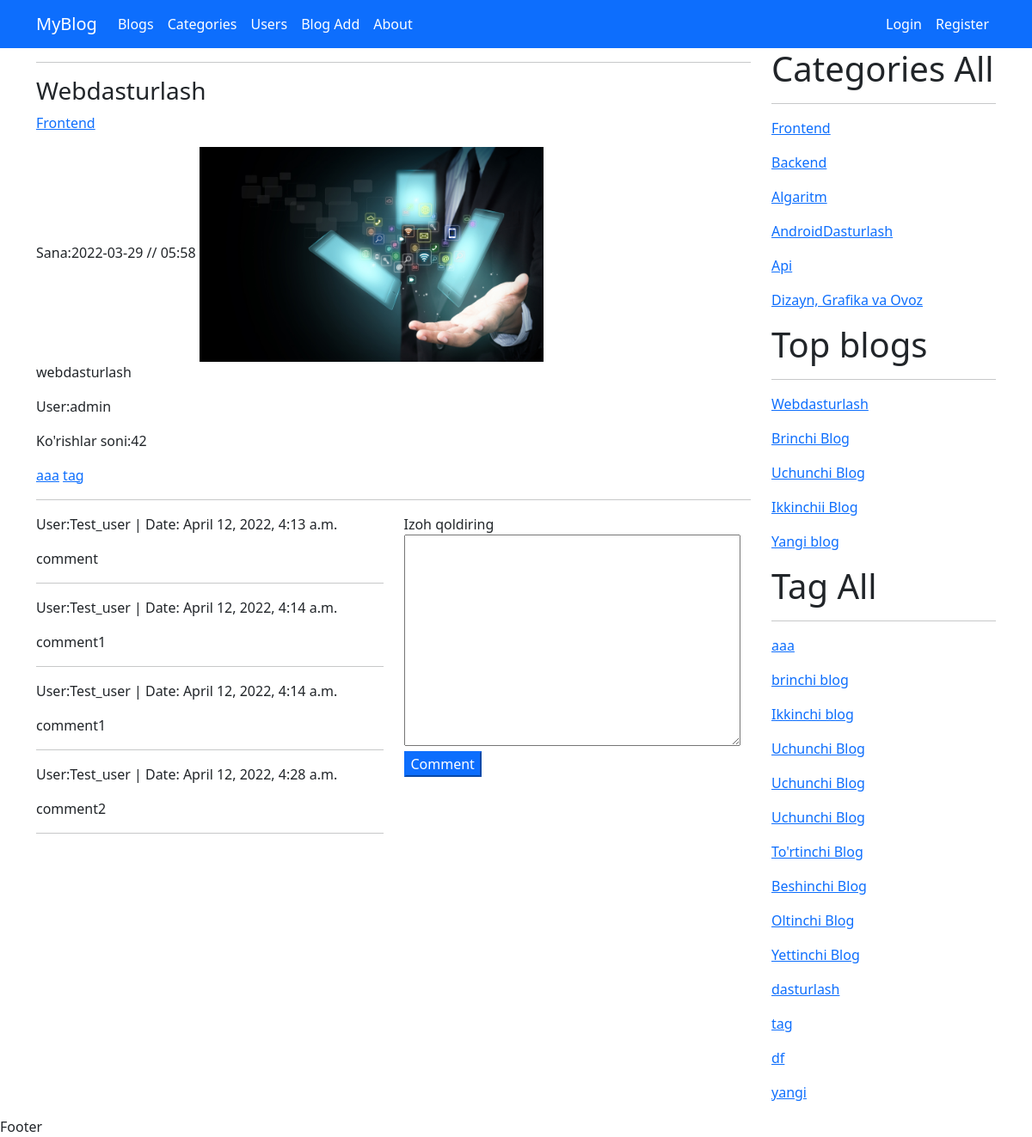
Page /blog/webdasturlash on the committed database.
### myapp/models.py (models this page shows, shortened)
class Blog(models.Model):
    title = models.CharField(max_length=200)
    slug = models.SlugField(max_length=200, unique=True)
    description = models.TextField()
    image = models.ImageField(upload_to= 'blog/')
    created = models.DateTimeField(auto_now_add=True)
    updated =models.DateTimeField(auto_now=True)
    views = models.PositiveBigIntegerField(default=0)
    category =models.ForeignKey(Category, on_delete=models.SET_NULL,null=True)
    user = models.ForeignKey(User, on_delete=models.SET_NULL, null= True)
    tags = models.ManyToManyField(Tag)

class Category(models.Model):
    name =models.CharField(max_length=100)
    slug = models.SlugField(max_length=100,unique=True)
    image = models.ImageField(upload_to='category/')
    description =models.TextField()

class Tag(models.Model):
    name = models.CharField(max_length=50)
    slug = models.SlugField(max_length=50)

class Comment(models.Model):
    blog = models.ForeignKey(Blog,on_delete= models.CASCADE)
    user = models.ForeignKey(User, on_delete=models.CASCADE)
    text = models.TextField()
    created =models.DateTimeField(auto_now_add=True)

### myapp/views.py (the view)
# urls.py: path('blog/<slug:slug>', blog_detail, name='blog_detail'),
def blog_detail(request, slug):
    blog = get_object_or_404(Blog, slug=slug)
    if request.method =='POST':
        form = CommentForm(request.POST)
        if form.is_valid():
            form_comment = form.save(commit = False)
            form_comment.blog = blog
            form_comment.user = request.user
            form_comment.save()
            return redirect( 'blog_detail', blog.slug)
    else:
        form = CommentForm()
    blog.views += 1
    blog.save()
    context = {
        'blog':blog,
        'form':form,
    }
    return render(request,'blog_detail.html',context)

### myapp/forms.py
class CommentForm(forms.ModelForm):
    class Meta:
        model = Comment
        fields = ['text']

### myapp/context_processors.py (called while the page is built)
def category(request):
    categories = Category.objects.all()
    return {'categories':categories}

def tag(request):
    tags =Tag.objects.all()
    return {'tags':tags}

def top_blogs(request):
    top_blogs= Blog.objects.all().order_by('-views')[:5]
    return {'top_blogs':top_blogs}

### templates/blog_detail.html (shortened to what this page needs)
{% extends 'base.html' %}
{% block content %}
   <div class="row">
       <div class="col-lg-12">
    <hr>
        <h3>{{ blog.title }}</h3>
        <p><a  href="{% url 'category_blogs' blog.category.slug %}">{{ blog.category.name }}</a></p>
            Sana:{{ blog.created | date:'Y-m-d // h:i' }}
        <img style="width: 400px;" src="{{ blog.image.url }}" alt="Bu rasm">
        <p>{{ blog.description | truncatechars:100 }}</p>
        <p>User:{{ blog.user.username }}</p>
        <p>Ko'rishlar soni:{{ blog.views }}</p>
        {% for tag in blog.tags.all %}
            <a href="{% url 'tag_blogs' tag.slug %}">{{ tag.name }}</a>
        {% endfor %}
    <br>
       </div>
   </div>
<hr>
    <div class="row">
        <div class="col-lg-6">
            {% for comment in blog.comment_set.all %}
            <p>User:{{ comment.user.username }} | Date: {{ comment.created}}</p>
            <p>{{ comment.text }}</p>
            <hr>
            {% endfor %}
        </div>
        <div class="col-lg-6">
            <form method="post">
                <label> Izoh qoldiring </label>
                {{ form.text }}
                <button type="submit" class="btn-primary">  Comment</button>
            </form>
        </div>
      </div>
{% endblock %}

### templates/base.html (shortened to what this page needs)
<!DOCTYPE html>
<html lang="en">
<head>
    {% load static %}
    <link rel="stylesheet" href="{% static 'css/bootstrap.min.css' %}">
</head>
<body>
<header>
    <nav class="navbar navbar-expand-lg navbar-dark bg-primary">
  <div class="container">
    <a class="navbar-brand" href="#">MyBlog</a>
    <div class="collapse navbar-collapse" id="navbarSupportedContent">
      <ul class="navbar-nav me-auto mb-2 mb-lg-0">
        <li class="nav-item">
          <a class="nav-link active" aria-current="page" href="{% url 'home' %}">Blogs</a>
        </li>
        <li class="nav-item">
          <a class="nav-link active" href="{% url 'category_list' %}">Categories</a>
        </li>
        <li class="nav-item">
          <a href="{% url 'users' %}" class="nav-link active">Users</a>
        </li>
          <li class="nav-item">
          <a  href={% url 'blog_create' %} class="nav-link active">Blog Add</a>
        </li>
          <li class="nav-item">
          <a class="nav-link active">About</a>
        </li>
      </ul>
      <ul class="navbar-nav  mb-2 mb-lg-0">
          {% if user.is_authenticated %}
          <li class="nav-item">
            <a class="nav-link active">{{ user.username }}</a>
        </li>
          <li class="nav-item">
            <a href="{% url 'logout_page' %}" class="nav-link active">Chiqish</a>
        </li>
          {% else %}
        <li class="nav-item">
          <a  href="{% url 'login_page' %}" class="nav-link active">Login</a>
        </li>
          <li class="nav-item">
          <a href="{% url 'register' %}" class="nav-link active">Register</a>
        </li>
      </ul>
          {% endif %}
    </div>
  </div>
</nav>
</header>
<div class="container">
<div class="row">
    <div class="col-lg-9">
        {% block content %}
        {% endblock %}
    </div>
    <div class="col-lg-3">
        <h1>Categories All</h1>
        <hr>
        {% for category in categories %}
            <p><a href="{% url 'category_blogs' category.slug %}">{{ category.name }}</a></p>
        {% endfor %}
    <h1> Top blogs</h1>
    <hr>
        {% for tb in top_blogs %}
        <p><a href="{% url 'blog_detail' tb.slug %}">{{ tb.title }}</a></p>
        {% endfor %}
        <h1>Tag All</h1>
        <hr>
       {% for tag in tags %}
            <p><a href="{% url 'tag_blogs' tag.slug %}">{{ tag.name }}</a></p>
        {% endfor %}
    </div>
</div>
</div>
<footer>
    Footer
</footer>
</body>
</html>

### rows in the picture
Blog: title "Webdasturlash", category.name "Frontend", created "2022-03-29 // 05:58", image (picture), description "webdasturlash", user.username "admin", views "42"
Tag: name "aaa"
Tag: name "tag"
Comment: user.username "Test_user", created "April 12, 2022, 4:13 a.m.", text "comment"
Comment: user.username "Test_user", created "April 12, 2022, 4:14 a.m.", text "comment1"
Comment: user.username "Test_user", created "April 12, 2022, 4:14 a.m.", text "comment1"
Comment: user.username "Test_user", created "April 12, 2022, 4:28 a.m.", text "comment2"
Category: name "Frontend"
Category: name "Backend"
Category: name "Algaritm"
Category: name "AndroidDasturlash"
Category: name "Api"
Category: name "Dizayn, Grafika va Ovoz"
Blog: title "Brinchi Blog"
Blog: title "Uchunchi Blog"
Blog: title "Ikkinchii Blog"
Blog: title "Yangi blog"
Tag: name "brinchi blog"
Tag: name "Ikkinchi blog"
Tag: name "Uchunchi Blog"
Tag: name "Uchunchi Blog"
Tag: name "Uchunchi Blog"
Tag: name "To'rtinchi Blog"
Tag: name "Beshinchi Blog"
Tag: name "Oltinchi Blog"
Tag: name "Yettinchi Blog"
Tag: name "dasturlash"
Tag: name "df"
Tag: name "yangi"
